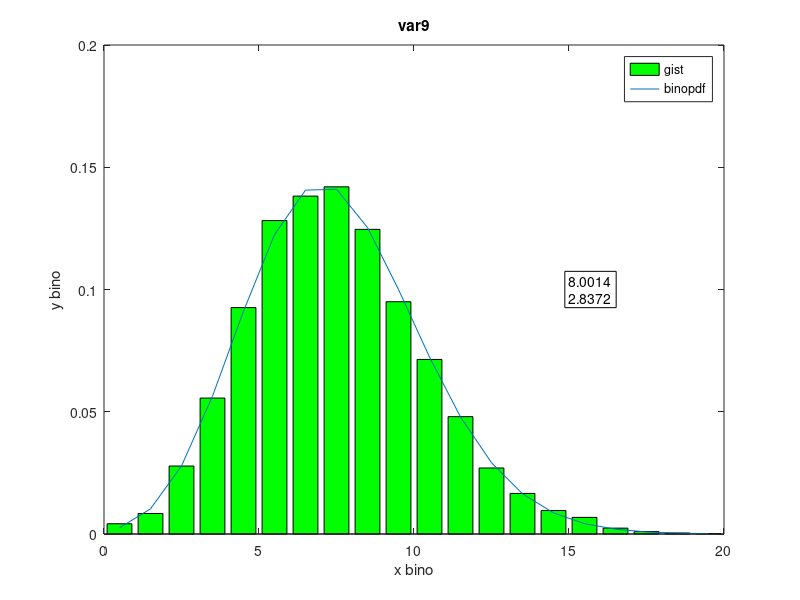

This figure's MATLAB source:
%% Lab11 var 9
% Petrukovich Volha
%% Task 1
clear;
clc;
%-----Input
X = binornd(400, 0.02, 1, 5000);
m = num2str(mean(X));
s = num2str(std(X));
str = {m, s};

[N, Y] = hist(X,20);
PDF = binopdf(round(Y),400, 0.02);

dy = Y(2) - Y(1);
N = N/sum(N.*dy);

figure(1);
clf;
bar(Y, N, 'g');
hold on;
plot(Y, PDF);

legend('gist', 'binopdf');
xlabel('x bino');
ylabel('y bino');
title('var9');

text(15,0.1,str,'EdgeColor', 'k');
hold off;
%-----Output

%-----------
